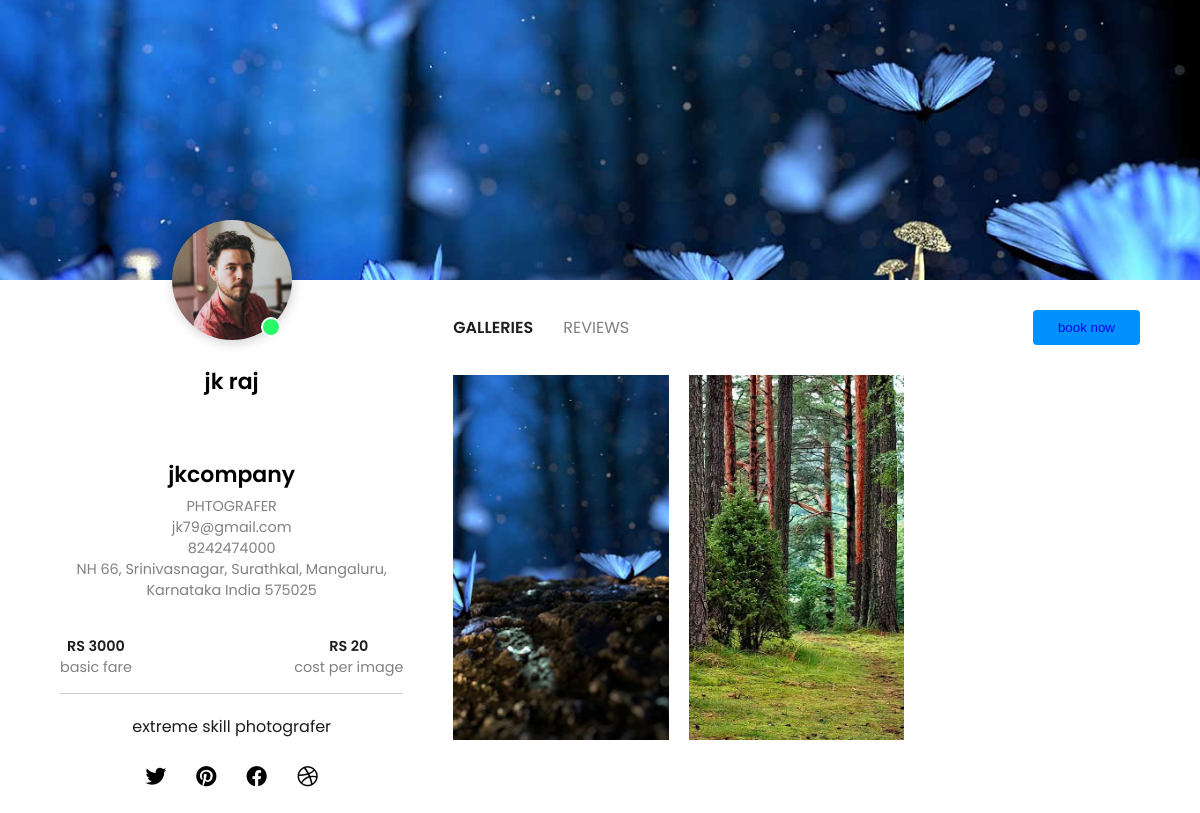
The page /pht/12/ on the database its author committed.
### myapp/models.py (models this page shows)
class SPD(models.Model): #service provider details
    namecu= models.CharField(unique=True,max_length=40,null=False)
    fname=models.CharField(null=False,max_length=40)
    lname = models.CharField(null=False,max_length=40)
    job=models.CharField(max_length=10,null=False)
    rwork=models.CharField(null=False,max_length=40)
    pnum=models.IntegerField(null=False)
    email=models.EmailField(null=False)
    Add=models.CharField(max_length=100,null=False)
    about=models.CharField(max_length=200,null=False)
    usernm=models.CharField(max_length=30,unique=True,null=False)
    userpw=models.CharField(null=False,max_length=40)
    slink=models.CharField(null=True,max_length=50)
    status=models.CharField(null=True,max_length=3,default="WL")

class PHTGO(models.Model):
    picmg=models.ImageField(upload_to="PHTGO/",null=True)
    cicmg=models.ImageField(upload_to="PHTGO/",null=True ,default=None)
    slink=models.CharField(max_length=40)
    tpric=models.CharField(max_length=10)
    opric=models.CharField(max_length=10)
    about=models.CharField(max_length=30)
    pid=models.CharField(max_length=40)

class PHTGOimg(models.Model):
    uid=models.IntegerField()
    img=models.ImageField(upload_to="PHTGO/useraddimg/")

### myapp/views.py (the view)
# urls.py: path("pht/<int:id>/",views.PHTGOusrvw),
def PHTGOusrvw(request,id):
    request.session["phtid"]=id
    dt=SPD.objects.filter(id=id)
    imgus=PHTGOimg.objects.filter(uid=id)
    for j in dt:
        fname=j.fname
        lname=j.lname
        pnum=j.pnum
        adress=j.Add
        company= j.namecu
        socialmedia=j.slink
        job="PHTOGRAFER"
        email=j.email
        about=j.about
    pr =phg.objects.filter(pid=id)
    for i in pr:
        img=i.picmg
        cmg=i.cicmg
        tpric=i.tpric
        opric=i.opric
    return render(request,"PHTGOusrview.html",{"imgus":imgus,"fname":fname,"lname":lname,"job":job,
                                               "phone":pnum,
                                               "com":company,
                                               "adress":adress,
                                                "cimg":cmg,
                                               "email":email,
                                               "about": about,
                                               "img": img,
                                               "tpric":tpric,
                                               "opric":opric,
                                               })

### myapp/templates/PHTGOusrview.html (shortened to what this page needs)
{% load static %}
<!DOCTYPE html>
<html lang="en">
  <head>
    <link
      rel="stylesheet"
      href="https://cdnjs.cloudflare.com/ajax/libs/font-awesome/6.1.1/css/all.min.css"
    />
    <link rel="stylesheet" href="{% static 'PHTGOpage/css/style.css'%}" />
  </head>
  <body>
    <div class="header__wrapper">
      <header style="background: url({{cimg.url}}) no-repeat 50% 20% / cover;"></header>
      <div class="cols__container">
        <div class="left__col">
          <h2>{{fname}} {{lname}}</h2>
          <div class="img__container">
            <img src="{{img.url}}" alt="Anna Smith" />
            <span></span>
          </div>
          <h2>{{com}}</h2>
          <p>{{job}}</p>
          <p>{{email}}</p>
          <p>{{phone}}</p>
          <p>{{adress}}</p>
          <ul class="about">
            <li><span>RS {{tpric}}</span>basic fare</li>
            <li><span>RS {{opric}}</span>cost per image</li>
          </ul>
          <div class="content">
            <p>
              {{about}}
            </p>
            <ul>
              <li><i class="fab fa-twitter"></i></li>
              <i class="fab fa-pinterest"></i>
              <i class="fab fa-facebook"></i>
              <i class="fab fa-dribbble"></i>
            </ul>
          </div>
        </div>
        <div class="right__col">
          <nav>
            <ul>
              <li><a href="#">galleries</a></li>
              <li><a href="#">REVIEWS</a></li>
            </ul>
            <button><a href="/usrbk/"> book now</a></button>
          </nav>
          <div class="photos">
              {% for i in imgus%}
              <img src="{{i.img.url}}" alt="Photo" />
                {% endfor %}
          </div>
        </div>
      </div>
    </div>
  </body>
</html>

### oneplace/static/PHTGOpage/css/style.css (style rules this page uses)
body { width: 100%; margin: 0; padding: 0; box-sizing: border-box; min-height: 100vh; font-family: "Poppins", sans-serif; }
ul { list-style-type: none; margin: 0; padding: 0; display: flex; align-items: center; }
a { text-decoration: none; }
.header__wrapper header { width: 100%; min-height: calc(100px + 15vw); }
.header__wrapper .cols__container .left__col { padding: 25px 20px; text-align: center; max-width: 350px; position: relative; margin: 0 auto; }
.header__wrapper .cols__container .left__col .img__container { position: absolute; top: -60px; left: 50%; transform: translatex(-50%); }
.header__wrapper .cols__container .left__col .img__container img { width: 120px; height: 120px; object-fit: cover; border-radius: 50%; display: block; box-shadow: 1px 3px 12px rgba(0, 0, 0, 0.18); }
.header__wrapper .cols__container .left__col .img__container span { position: absolute; background: #2afa6a; width: 16px; height: 16px; border-radius: 50%; bottom: 3px; right: 11px; border: 2px solid #fff; }
.header__wrapper .cols__container .left__col h2 { margin-top: 60px; font-weight: 600; font-size: 22px; margin-bottom: 5px; }
.header__wrapper .cols__container .left__col p { font-size: 0.9rem; color: #818181; margin: 0; }
.header__wrapper .cols__container .left__col .about { justify-content: space-between; position: relative; margin: 35px 0; }
.header__wrapper .cols__container .left__col .about li { display: flex; flex-direction: column; color: #818181; font-size: 0.9rem; }
.header__wrapper .cols__container .left__col .about li span { color: #1d1d1d; font-weight: 600; }
.header__wrapper .cols__container .left__col .about:after { position: absolute; content: ""; bottom: -16px; display: block; background: #cccccc; height: 1px; width: 100%; }
.header__wrapper .cols__container .content p { font-size: 1rem; color: #1d1d1d; line-height: 1.8em; }
.header__wrapper .cols__container .content ul { gap: 30px; justify-content: center; align-items: center; margin-top: 25px; }
.header__wrapper .cols__container .content ul li { display: flex; }
.header__wrapper .cols__container .content ul i { font-size: 1.3rem; }
.header__wrapper .cols__container .right__col nav { display: flex; align-items: center; padding: 30px 0; justify-content: space-between; flex-direction: column; }
.header__wrapper .cols__container .right__col nav ul { display: flex; gap: 20px; flex-direction: column; }
.header__wrapper .cols__container .right__col nav ul li a { text-transform: uppercase; color: #818181; }
.header__wrapper .cols__container .right__col nav ul li:nth-child(1) a { color: #1d1d1d; font-weight: 600; }
.header__wrapper .cols__container .right__col nav button { background: #0091ff; color: #fff; border: none; padding: 10px 25px; border-radius: 4px; cursor: pointer; margin-top: 20px; }
.header__wrapper .cols__container .right__col .photos { display: grid; grid-template-columns: repeat(auto-fill, minmax(190px, 1fr)); gap: 20px; }
.header__wrapper .cols__container .right__col .photos img { max-width: 100%; display: block; height: 100%; object-fit: cover; }
@media (min-width: 868px) { .header__wrapper .cols__container { max-width: 1200px; margin: 0 auto; width: 90%; justify-content: space-between; display: grid; grid-template-columns: 1fr 2fr; gap: 50px; } }
@media (min-width: 868px) { .header__wrapper .cols__container .left__col { padding: 25px 0px; } }
@media (min-width: 868px) { .header__wrapper .cols__container .right__col nav ul { flex-direction: row; gap: 30px; } }
@media (min-width: 868px) { .header__wrapper .cols__container .right__col .photos { height: 365px; overflow: auto; padding: 0 0 30px; } }
@media (min-width: 1017px) { .header__wrapper .cols__container .left__col { margin: 0; margin-right: auto; } }
@media (min-width: 1017px) { .header__wrapper .cols__container .right__col nav { flex-direction: row; } }
@media (min-width: 1017px) { .header__wrapper .cols__container .right__col nav button { margin-top: 0; } }

### rows shown on the page
SPD: fname "jk", lname "raj", namecu "jkcompany", email "jk79@gmail.com", Add "NH 66, Srinivasnagar, Surathkal, Mangaluru, Karnataka India 575025", about "extreme skill photografer"
PHTGO: tpric "3000", opric "20"
PHTGOimg: img (picture)
PHTGOimg: img (picture)

### other values the page prints
{{ job }} "PHTOGRAFER"
{{ phone }} "8242474000"
